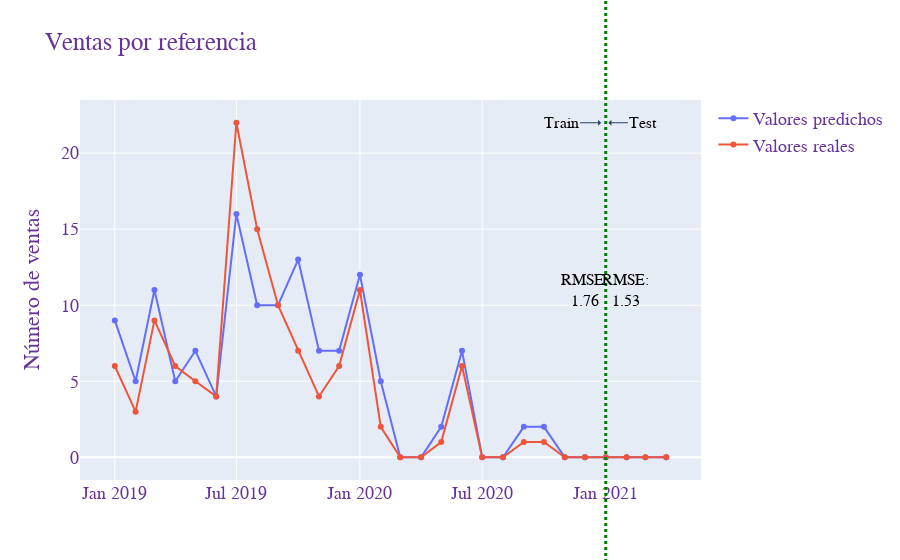

Notebook code cell kept with this figure:
### Code cell
aux = res.query('REF=="XA0539:00061:"')
fig = go.Figure()
fig.add_scatter(x=aux['DATE'], y=aux['PREDICTED'], mode='lines+markers', name='Valores predichos')
fig.add_scatter(x=aux['DATE'], y=aux['CANTIDAD'], mode='lines+markers', name='Valores reales')
fig.add_vline(x=date_index, line_width=3, line_dash="dot", line_color="green"
                ,y0=-2,y1=max([aux['PREDICTED'].max(),aux['CANTIDAD'].max()])+1)
fig.add_annotation(x='-'.join([date_indeaf,'5']), y=max([aux['PREDICTED'].max(),aux['CANTIDAD'].max()]),
            text="Test",
            font=dict(
            family="Courier New, monospace",
            size=16,
            color="black"
            ),
            showarrow=True,
            arrowhead=1,
            ax=35,
            ay=0,
            xanchor="center",
            yanchor="middle",)
fig.add_annotation(x='-'.join([date_indebef,'25']), y=max([aux['PREDICTED'].max(),aux['CANTIDAD'].max()]),
            text="Train",
            font=dict(
            family="Courier New, monospace",
            size=16,
            color="black"
            ),
            showarrow=True,
            arrowhead=1,
            ax=-40,
            ay=0,
            xanchor="center",
            yanchor="middle",)

fig.add_annotation(x='-'.join([date_indeaf,'31']), y=max([aux['PREDICTED'].max(),aux['CANTIDAD'].max()])/2,
            text="RMSE:<br>{:.2f}".format(mse(res_test.PREDICTED,res_test.CANTIDAD,squared=False)),
            font=dict(
            family="Courier New, monospace",
            size=16,
            color="black"
            ),
            showarrow=False,
            ax=35,
            ay=0,
            )
fig.add_annotation(x='-'.join([date_indebef,'1']), y=max([aux['PREDICTED'].max(),aux['CANTIDAD'].max()])/2,
            text="RMSE:<br>{:.2f}".format(mse(res_train.PREDICTED,res_train.CANTIDAD,squared=False)),
            font=dict(
            family="Courier New, monospace",
            size=16,
            color="black"
            ),
            showarrow=False,
            arrowhead=1,
            ax=-40,
            ay=0,
            xanchor="center",)
fig.update_layout(
    title="Ventas por referencia",
    yaxis_title="Número de ventas",
    font=dict(
        family="Courier New, monospace",
        size=18,
        color="RebeccaPurple"
    ))

### Figure 1 — Plotly figure (JSON) as saved in the notebook; plotly's stock layout.template omitted (floating-point values rounded to 4 significant figures)
{"data": [{"mode": "lines+markers", "name": "Valores predichos", "type": "scatter", "x": ["2019-01", "2019-02", "2019-03", "2019-04", "2019-05", "2019-06", "2019-07", "2019-08", "2019-09", "2019-10", "2019-11", "2019-12", "2020-01", "2020-02", "2020-03", "2020-04", "2020-05", "2020-06", "2020-07", "2020-08", "2020-09", "2020-10", "2020-11", "2020-12", "2021-01", "2021-02", "2021-03", "2021-04"], "y": [9, 5, 11, 5, 7, 4, 16, 10, 10, 13, 7, 7, 12, 5, 0, 0, 2, 7, 0, 0, 2, 2, 0, 0, 0, 0, 0, 0]}, {"mode": "lines+markers", "name": "Valores reales", "type": "scatter", "x": ["2019-01", "2019-02", "2019-03", "2019-04", "2019-05", "2019-06", "2019-07", "2019-08", "2019-09", "2019-10", "2019-11", "2019-12", "2020-01", "2020-02", "2020-03", "2020-04", "2020-05", "2020-06", "2020-07", "2020-08", "2020-09", "2020-10", "2020-11", "2020-12", "2021-01", "2021-02", "2021-03", "2021-04"], "y": [6, 3, 9, 6, 5, 4, 22, 15, 10, 7, 4, 6, 11, 2, 0, 0, 1, 6, 0, 0, 1, 1, 0, 0, 0, 0, 0, 0]}], "layout": {"annotations": [{"arrowhead": 1, "ax": 35, "ay": 0, "font": {"color": "black", "family": "Courier New, monospace", "size": 16}, "showarrow": true, "text": "Test", "x": "2021-01-5", "xanchor": "center", "y": 22, "yanchor": "middle"}, {"arrowhead": 1, "ax": -40, "ay": 0, "font": {"color": "black", "family": "Courier New, monospace", "size": 16}, "showarrow": true, "text": "Train", "x": "2020-12-25", "xanchor": "center", "y": 22, "yanchor": "middle"}, {"ax": 35, "ay": 0, "font": {"color": "black", "family": "Courier New, monospace", "size": 16}, "showarrow": false, "text": "RMSE:<br>1.53", "x": "2021-01-31", "y": 11}, {"arrowhead": 1, "ax": -40, "ay": 0, "font": {"color": "black", "family": "Courier New, monospace", "size": 16}, "showarrow": false, "text": "RMSE:<br>1.76", "x": "2020-12-1", "xanchor": "center", "y": 11}], "font": {"color": "RebeccaPurple", "family": "Courier New, monospace", "size": 18}, "shapes": [{"line": {"color": "green", "dash": "dot", "width": 3}, "type": "line", "x0": "2021-01", "x1": "2021-01", "xref": "x", "y0": -2, "y1": 23, "yref": "y domain"}], "title": {"text": "Ventas por referencia"}, "yaxis": {"title": {"text": "Número de ventas"}}}}
